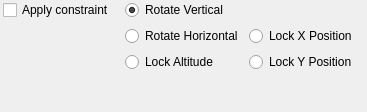
<?xml version="1.0" encoding="UTF-8"?>
<ui version="4.0">
 <class>ToolBarNavigationConstraint</class>
 <widget class="QWidget" name="ToolBarNavigationConstraint">
  <property name="geometry">
   <rect>
    <x>0</x>
    <y>0</y>
    <width>367</width>
    <height>112</height>
   </rect>
  </property>
  <property name="contextMenuPolicy">
   <enum>Qt::NoContextMenu</enum>
  </property>
  <property name="windowTitle">
   <string>Form</string>
  </property>
  <layout class="QGridLayout" name="gridLayout">
   <property name="leftMargin">
    <number>3</number>
   </property>
   <property name="topMargin">
    <number>0</number>
   </property>
   <property name="rightMargin">
    <number>3</number>
   </property>
   <property name="bottomMargin">
    <number>0</number>
   </property>
   <property name="spacing">
    <number>6</number>
   </property>
   <item row="5" column="0" colspan="2">
    <spacer name="verticalSpacer">
     <property name="orientation">
      <enum>Qt::Vertical</enum>
     </property>
     <property name="sizeHint" stdset="0">
      <size>
       <width>0</width>
       <height>0</height>
      </size>
     </property>
    </spacer>
   </item>
   <item row="0" column="0">
    <widget class="QCheckBox" name="constraintBox">
     <property name="focusPolicy">
      <enum>Qt::NoFocus</enum>
     </property>
     <property name="contextMenuPolicy">
      <enum>Qt::DefaultContextMenu</enum>
     </property>
     <property name="text">
      <string>Apply constraint</string>
     </property>
    </widget>
   </item>
   <item row="0" column="1">
    <widget class="QRadioButton" name="lockVerticalRadio">
     <property name="focusPolicy">
      <enum>Qt::NoFocus</enum>
     </property>
     <property name="contextMenuPolicy">
      <enum>Qt::DefaultContextMenu</enum>
     </property>
     <property name="text">
      <string>Rotate Vertical</string>
     </property>
     <property name="checked">
      <bool>true</bool>
     </property>
    </widget>
   </item>
   <item row="3" column="1">
    <widget class="QRadioButton" name="lockZRadio">
     <property name="focusPolicy">
      <enum>Qt::NoFocus</enum>
     </property>
     <property name="contextMenuPolicy">
      <enum>Qt::DefaultContextMenu</enum>
     </property>
     <property name="text">
      <string>Lock Altitude</string>
     </property>
    </widget>
   </item>
   <item row="1" column="2">
    <widget class="QRadioButton" name="lockXRadio">
     <property name="text">
      <string>Lock X Position</string>
     </property>
    </widget>
   </item>
   <item row="1" column="1">
    <widget class="QRadioButton" name="lockHorizontalRadio">
     <property name="focusPolicy">
      <enum>Qt::NoFocus</enum>
     </property>
     <property name="contextMenuPolicy">
      <enum>Qt::DefaultContextMenu</enum>
     </property>
     <property name="text">
      <string>Rotate Horizontal</string>
     </property>
     <property name="checked">
      <bool>false</bool>
     </property>
    </widget>
   </item>
   <item row="3" column="2">
    <widget class="QRadioButton" name="lockYRadio">
     <property name="text">
      <string>Lock Y Position</string>
     </property>
    </widget>
   </item>
  </layout>
 </widget>
 <tabstops>
  <tabstop>lockXRadio</tabstop>
  <tabstop>lockYRadio</tabstop>
 </tabstops>
 <resources/>
 <connections/>
</ui>
